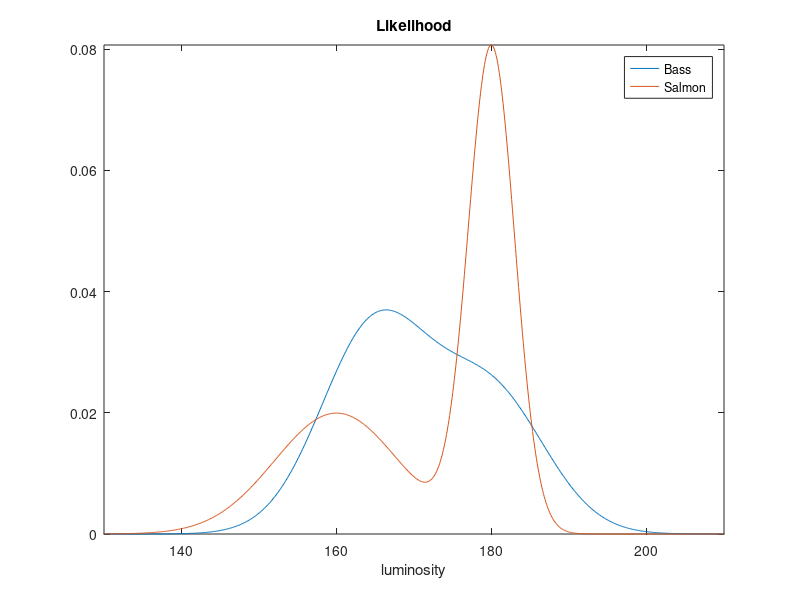
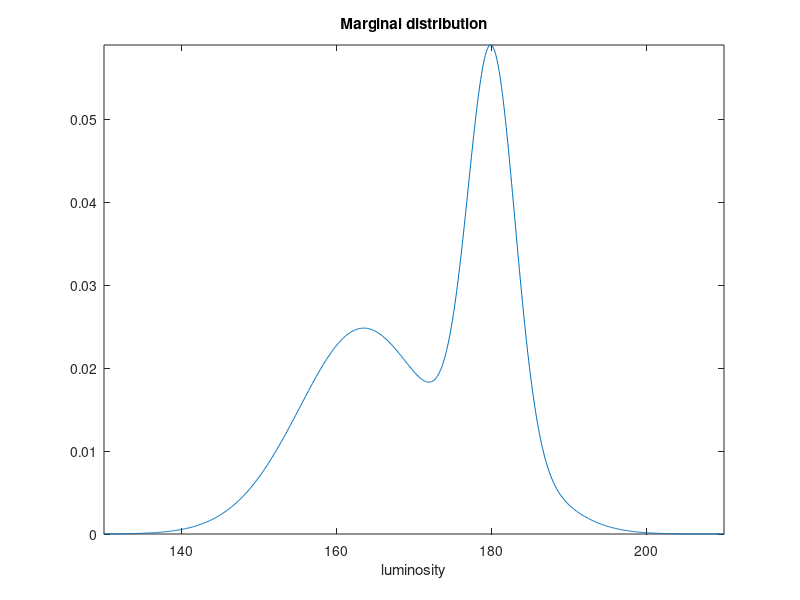
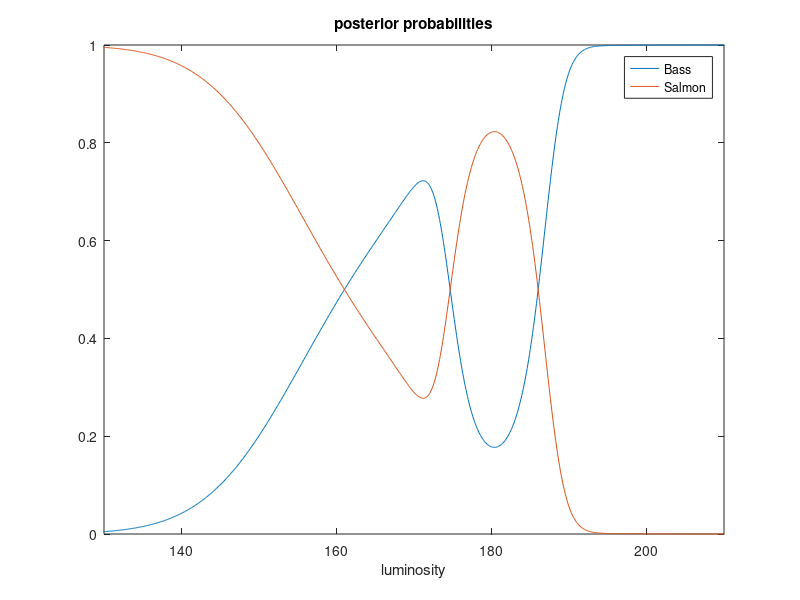
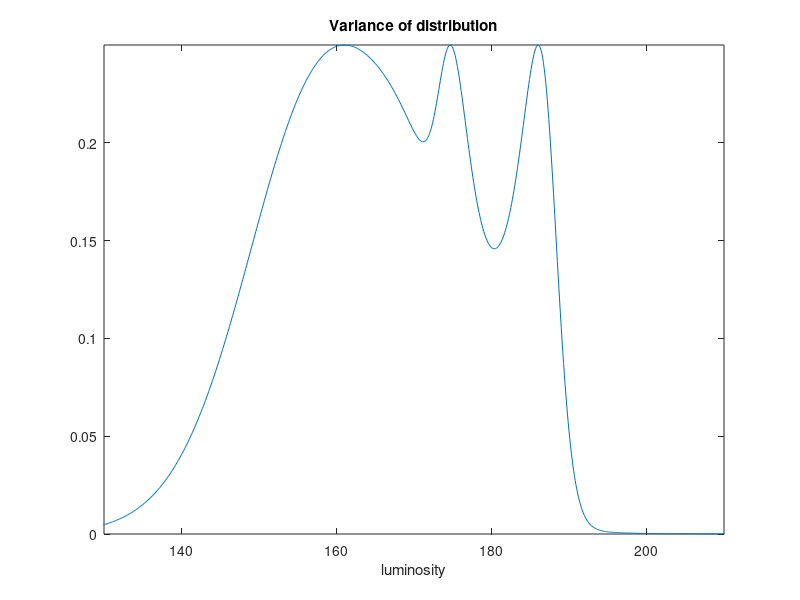

These charts were generated, in order, by the following MATLAB code:
function hw13_jee629()


x = 0:0.1:300;
px_bass = 0.6*pdf('Normal',x,165,7)+0.4*pdf('Normal',x,180,7);
px_salm = 0.6*pdf('Normal',x,180,3)+0.4*pdf('Normal',x,160,8);

figure
plot(x,px_bass)
hold on
plot(x,px_salm)
axis([130, 210, 0, inf]);
xlabel('luminosity')
title('Likelihood')
legend('Bass','Salmon')



% marginal distribution
px = px_bass*0.4+px_salm*0.6;

figure
plot(x,px)
axis([130, 210, 0, inf]);
xlabel('luminosity')
title('Marginal distribution')
% legend('Bass','Salmon')


% posterior probabilities for each fish species
pc_bass = px_bass*0.4./px;
pc_salm = px_salm*0.6./px;

figure

plot(x,pc_bass)
hold on
plot(x,pc_salm)
axis([130, 210, 0, inf]);
xlabel('luminosity')
title('posterior probabilities')
legend('Bass','Salmon')


%Calculating the variance of the posterior probability distribution

var = pc_bass.*pc_salm;

figure
plot(x,var)
axis([130, 210, 0, inf]);
xlabel('luminosity')
title('Variance of distribution')









